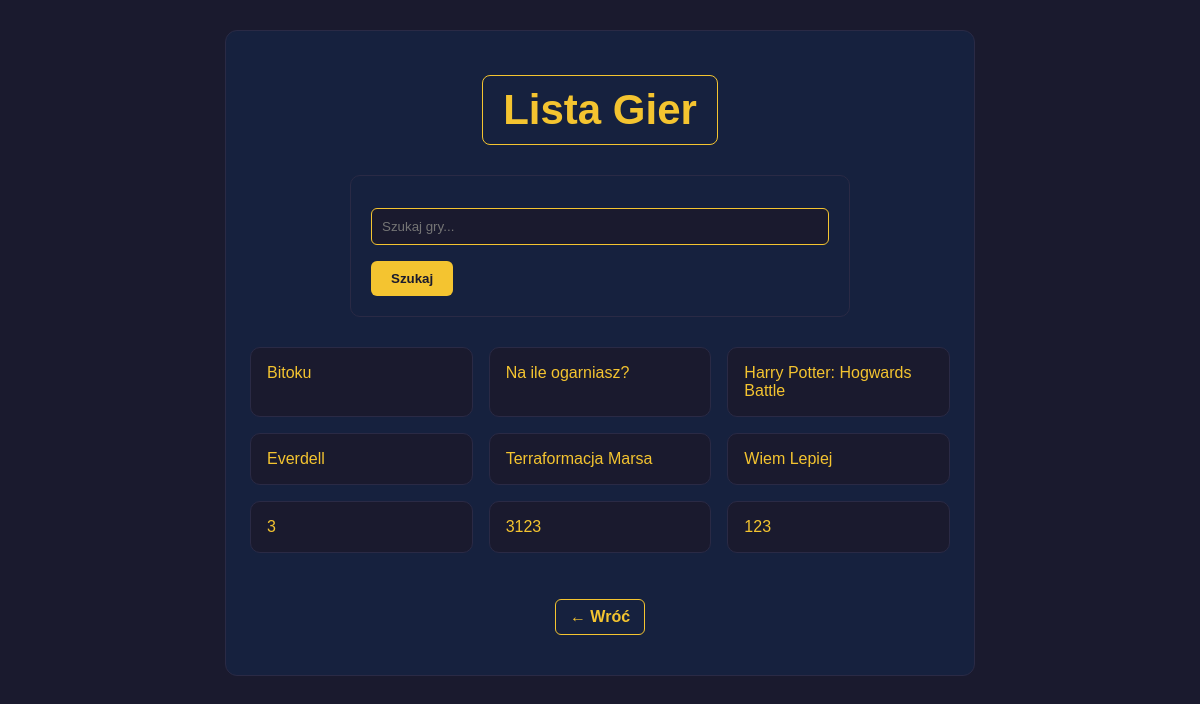
/games/game_list/, run on an earlier commit of the app's database.
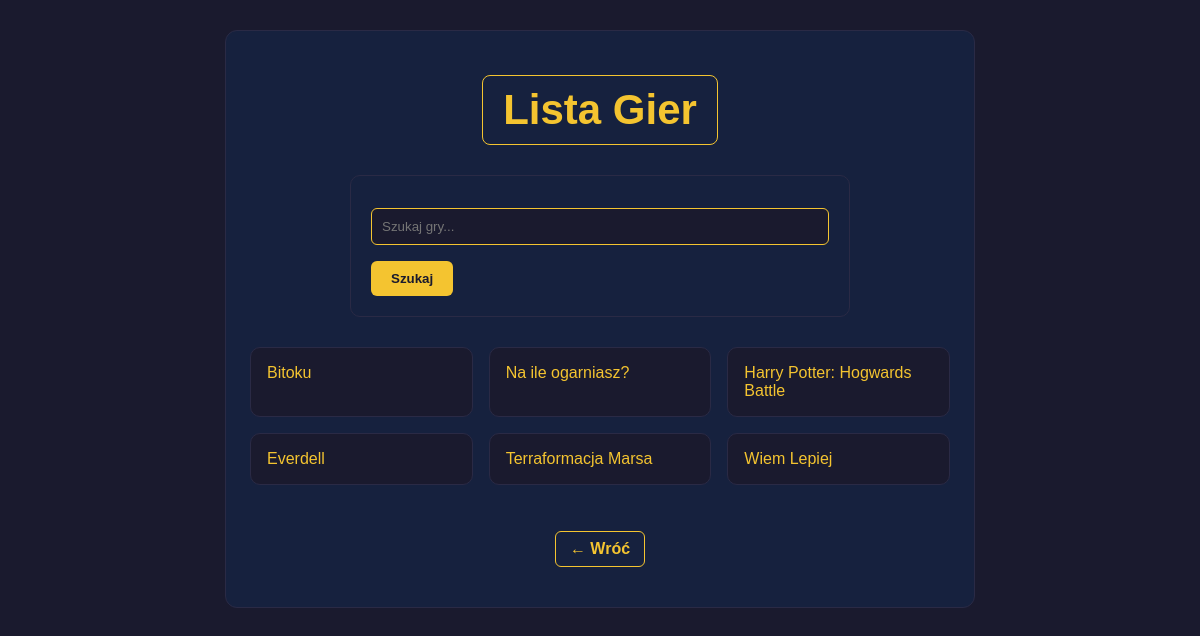
And on a later commit of the database.
### catalog/models.py (models this page shows, shortened)
class BoardGame(models.Model):
    title = models.CharField(max_length=200)
    release_year = models.IntegerField()
    publisher = models.CharField(max_length=200)
    description = models.TextField(blank=True)
    image = models.ImageField(upload_to='games/', blank=True)
    min_players = models.IntegerField(
        validators=[
            MinValueValidator(1, message="Za mało graczy."),
            MaxValueValidator(20, message="Za dużo graczy (maks. 20).")
        ]
    )
    max_players = models.IntegerField(
        validators=[
            MinValueValidator(1, message="Za mało graczy."),
            MaxValueValidator(20, message="Za dużo graczy (maks. 20).")
        ]
    )
    min_time = models.IntegerField(
        validators=[
            MinValueValidator(5, message="Minimalny czas to 5 min"),
            MaxValueValidator(360, message="Maksymalny czas to 360 min")
        ]
    )
    max_time = models.IntegerField(
        validators=[
            MinValueValidator(5, message="Minimalny czas to 5 min"),
            MaxValueValidator(360, message="Maksymalny czas to 360 min")
        ]
    )
    min_age = models.IntegerField(
        validators=
        [MinValueValidator(3, message="Minimalny wiek to 3 lata"),
         MaxValueValidator(18, message="Maksymalny wiek to 18 lata")
         ]
    )
    genres = models.ManyToManyField(Genre)

### catalog/views.py (the view)
# urls.py: path('game_list/', views.game_list, name='game_list'),
def game_list(request):
    games = BoardGame.objects.all()
    query = request.GET.get('q')
    if query:
        games = games.filter(title__icontains=query)
    return render(request, "catalog/game_list.html", {
        "games": games,
        "query": query,
    })

### catalog/templates/catalog/game_list.html (shortened to what this page needs)
<!DOCTYPE html>
<html lang="pl">
<head>
    {% load static %}
    <link rel="stylesheet" href="{% static 'catalog/style.css' %}">
</head>
<body>
<div class="game-detail">
    <div class="game-detail__header">
        <h1>Lista Gier</h1>
    </div>
    <form method="GET" action="{% url 'game_list' %}">
        <p>
            <input
                type="text"
                name="q"
                placeholder="Szukaj gry..."
                value="{{ query|default:'' }}"
            >
        </p>
        <div class="buttons">
            <button type="submit">Szukaj</button>
        </div>
    </form>
    <ol class="game-list">
        {% for game in games %}
            <li>
                <a class="game-card game-card-link"
                   href="{% url 'game_detail' game.pk %}">
                    {{ game.title }}
                </a>
            </li>
        {% endfor %}
    </ol>
    <div class="game-detail__actions game-detail__actions--center">
        <a href="{% url 'game_main' %}" class="back-link">← Wróć</a>
    </div>
</div>
</body>
</html>

### catalog/static/catalog/style.css (style rules this page uses)
:root { --bg: #1a1a2e; --panel: #16213e; --primary: #f4c430; --danger: #e0566b; --text: #e0e0e0; --border: #2a2a45; }
* { margin: 0; padding: 0; box-sizing: border-box; }
body { font-family: Arial, sans-serif; background-color: var(--bg); color: var(--text); min-height: 100vh; }
h1 { color: var(--primary); font-size: 42px; margin: 20px auto; text-align: center; padding: 10px 20px; border: 1px solid var(--primary); border-radius: 8px; width: fit-content; }
a { color: var(--primary); text-decoration: none; }
form { max-width: 500px; margin: 30px auto; background-color: var(--panel); padding: 20px; border-radius: 10px; border: 1px solid var(--border); }
form p { margin: 12px 0; display: flex; flex-direction: column; gap: 6px; }
.buttons { display: flex; gap: 12px; margin-top: 16px; align-items: center; }
input, textarea, select { background-color: var(--bg); color: var(--text); border: 1px solid var(--primary); padding: 10px; border-radius: 6px; width: 100%; }
button, .btn { background-color: var(--primary); color: var(--bg); border: none; padding: 10px 20px; border-radius: 6px; cursor: pointer; font-weight: bold; transition: 0.2s ease; text-decoration: none; display: inline-block; }
.back-link { display: inline-flex; align-items: center; gap: 6px; margin-top: 16px; color: var(--primary); font-weight: bold; padding: 8px 14px; border: 1px solid var(--primary); border-radius: 6px; background-color: transparent; transition: 0.2s ease; }
.game-detail { max-width: 750px; margin: 30px auto; padding: 24px; background-color: var(--panel); border: 1px solid var(--border); border-radius: 12px; }
.game-detail__header h1 { margin-bottom: 16px; }
.game-detail__actions { display: flex; flex-wrap: wrap; gap: 12px; margin: 30px 0 16px; }
.game-detail__actions--center { justify-content: center; align-items: center; }
.game-list { list-style: none; display: grid; grid-template-columns: repeat(auto-fit, minmax(220px, 1fr)); gap: 16px; }
.game-card { background-color: var(--bg); border: 1px solid var(--border); border-radius: 10px; padding: 16px; transition: 0.2s ease; }
.game-card-link { display: block; width: 100%; height: 100%; color: var(--primary); text-decoration: none; }

What changed in the data, as far as the page shows it:
removed BoardGame: title "3"
removed BoardGame: title "3123"
removed BoardGame: title "123"
